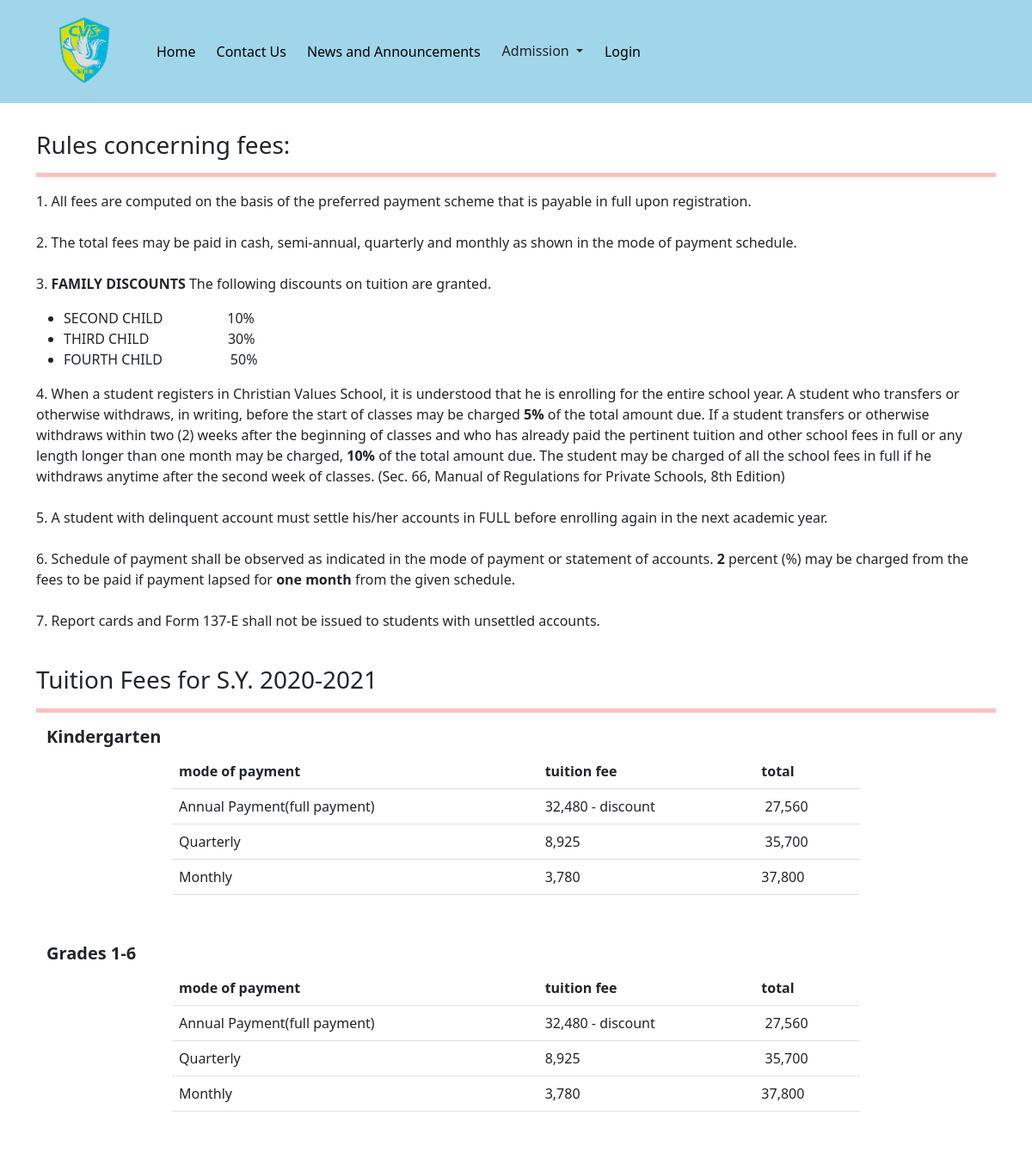
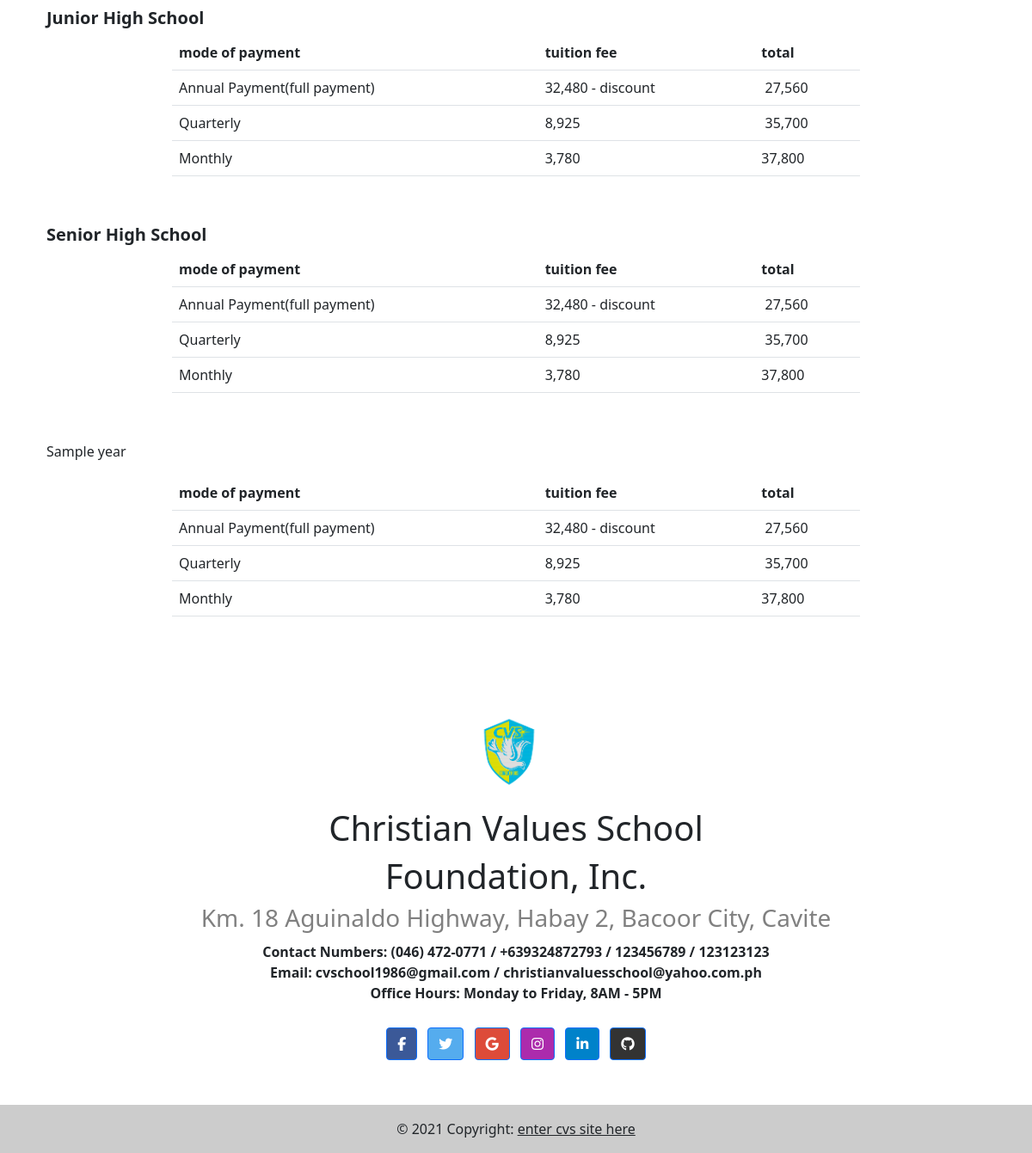
/admission/tuition/, run on the app's committed database (2 pictures, top to bottom).
### cms/models.py (models this page shows, shortened)
class SchoolLogo(models.Model):
    image = models.ImageField(upload_to = UploadToPathAndRename,max_length= 255,)
    class Meta:
        verbose_name_plural = 'School Logo'

class SchoolAddress(models.Model):
    street = models.CharField(max_length= 55)
    town = models.CharField(max_length= 55)
    city = models.CharField(max_length= 55)
    province = models.CharField(max_length= 55)
    class Meta:
        verbose_name_plural = "School Address"

class SchoolContactNumbers(models.Model):
    contact_number = models.CharField(max_length= 15)
    class Meta:
        verbose_name_plural = 'Contact Numbers'

class SchoolEmail(models.Model):
    email = models.EmailField()

class SchoolOfficeHours(models.Model):
    DAY_CHOICES = [
        (1, 'Monday'),
        (2, 'Tuesday'),
        (3, 'Wednesday'),
        (4, 'Thursday'),
        (5, 'Friday'),
        (6, 'Saturday'),
        (7, 'Sunday')
    ]
    HOUR_CHOICES = [
        (1,'6AM'),
        (2,'7AM'),
        (3,'8AM'),
        (4,'9AM'),
        (5,'10AM'),
        (6,'11AM'),
        (7,'12NN'),
        (8,'1PM'),
        (9,'2PM'),
        (10,'3PM'),
        (11,'4PM'),
        (12,'5PM'),
        (13,'6PM'),
        (14,'7PM'),
        (15,'8PM'),
        (16,'9PM'),
    ]
    starting_day = models.PositiveSmallIntegerField(
            choices = DAY_CHOICES,
            default = '1',
        )
    last_day = models.PositiveSmallIntegerField(
            choices = DAY_CHOICES,
            default = '5'
        )
    opening = models.PositiveSmallIntegerField(
            choices = HOUR_CHOICES,
            default = '3',
        )
    closing = models.PositiveSmallIntegerField(
            choices = HOUR_CHOICES,
            default = '12'
        )
    class Meta:
        verbose_name_plural = 'School Office Hours'

### main/models.py (models this page shows, shortened)
class TuitionFees(models.Model):
    rules = RichTextField()
    school_year = models.CharField(max_length=55)
    tuition_content = RichTextField()
    class Meta:
        verbose_name_plural = "Tuition Fees"

### main/views.py (the view)
# urls.py: path('admission/tuition/', main.tuition, name='tuition'),
def tuition(request):
    tuition_fee_objects = TuitionFees.objects.first()
    context = {
        'tuition_fee_objects' : tuition_fee_objects,
    }
    return render(request, 'main/tuition.html', context)

### cms/context_processors.py (called while the page is built)
def add_data_to_base_template(request):
    logo = SchoolLogo.objects.first()
    sitebackground = SiteBackground.objects.first()
    contact_numbers = SchoolContactNumbers.objects.all()
    school_address = SchoolAddress.objects.all()
    school_email = SchoolEmail.objects.all()
    school_office_hours = SchoolOfficeHours.objects.all()
    context = {
        'logo':logo,
        'background': sitebackground,
        'contact_numbers': contact_numbers,
        'school_address': school_address,
        'school_email': school_email,
        'school_office_hours': school_office_hours,
    }
    return context

### templates/main/tuition.html
{% extends 'base.html' %}
{% load static %}
{% block content %}
    <div class="container" style="padding-bottom: 2rem; padding-top: 2rem;">
        <h3>Rules concerning fees:</h3>
        <hr style="height: 5px; background-color: red;">
        {{tuition_fee_objects.rules|safe}}
        <br>
        <h3>Tuition Fees for S.Y. {{tuition_fee_objects.school_year}}</h3>
        <hr style="height: 5px; background-color: red;">
        <div class="container" style="max-width: 100%; overflow-x: scroll;">
            {{tuition_fee_objects.tuition_content|safe}}
        </div>
    </div>
{% endblock content %}

### templates/navbar.html (shortened to what this page needs)
 {% load static %}
<nav class="navbar navbar-expand-lg navbar-light" id="navbar">
      <div class="container">
        <a class="navbar-brand" href="{% url 'index' %}" id="logo-div"><img src="{{logo.image.url}}" alt="no image provided" style="max-width: 7rem; max-height: 7rem;"></a>
        <div class="collapse navbar-collapse" id="navbarNav">
          <ul class="navbar-nav">
            <li class="nav-item">
              <a class="nav-link" aria-current="page" href="{% url 'index' %}">Home</a>
            </li>
            <li class="nav-item">
              <a class="nav-link" aria-current="page" href="{% url 'index' %}#contactUs" id="contactUsButton">Contact Us</a>
            </li>
            <li class="nav-item">
              <a class="nav-link" aria-current="page" href="{% url 'index' %}#news-and-events" id="eventsButton">News and Announcements</a>
            </li>
            <div class="dropdown">
                <button class="btn dropdown-toggle" type="button" id="dropdownMenuButton2" data-bs-toggle="dropdown" aria-expanded="false">
                    Admission
                </button>
            </div>
            <li class="nav-item">
                {% if not user.is_authenticated %}
              <a class="nav-link" aria-current="page" href="{% url 'login' %}">Login</a>
                {% else %}
                <a class="nav-link" aria-current="page" href="{% url 'logout' %}">Logout</a>
                {% endif %}
            </li>
          </ul>
        </div>
      </div>
</nav>

### templates/footer.html (shortened to what this page needs)
<div style="background-color: white; opacity:1;">
<footer class="text-center ">
  <div class="container p-4">
    <section class="mb-4 footer" id="contactUs" >
      <p>
            <a class="navbar-brand" href="{% url 'index' %}" id="logo-div"><img src="{{logo.image.url}}" alt="no image provided" style="max-width: 7rem; max-height: 7rem;"></a>
            <div style="text-align: center; margin: 10px 0 10px;">
                <h1>Christian Values School </h1><h1> Foundation, Inc. </h1>
                {% for address in school_address %}
                <h3 style="color: grey;">{{address.street}}, {{address.town}}, {{address.city}}, {{address.province}}</h3>
                {% endfor %}
            </div>
            <strong>Contact Numbers:
            {% for number in contact_numbers%}
                {% if not forloop.last %}
                {{number.contact_number}} /
                {% endif %}
                {% if forloop.last %}
                {{number.contact_number}}
                {% endif %}
            {% endfor %}
            <br>
            Email:
            {% for email in school_email%}
                {% if not forloop.last %}
                {{email.email}} /
                {% endif %}
                {% if forloop.last %}
                {{email.email}}
                {% endif %}
            {% endfor %}
            <br>
            Office Hours:
            {% for time in school_office_hours%}
                {% if forloop.last %}
                {{time.get_starting_day_display}} to {{time.get_last_day_display}}, {{time.get_opening_display}} - {{time.get_closing_display}}
                {% endif %}
            {% endfor %}
            </strong>
      </p>
    </section>
    <section class="mb-4">
      <a class="btn btn-primary btn-floating m-1" style="background-color: #3b5998" href="https://www.facebook.com/christianvaluesschool.bacoorcavite" role="button"><i class="fab fa-facebook-f"></i></a>
      <a class="btn btn-primary btn-floating m-1" style="background-color: #55acee" href="#!" role="button"><i class="fab fa-twitter"></i></a>
      <a class="btn btn-primary btn-floating m-1" style="background-color: #dd4b39" href="#!" role="button"><i class="fab fa-google"></i></a>
      <a class="btn btn-primary btn-floating m-1" style="background-color: #ac2bac" href="#!" role="button"><i class="fab fa-instagram"></i></a>
      <a class="btn btn-primary btn-floating m-1" style="background-color: #0082ca" href="#!" role="button"><i class="fab fa-linkedin-in"></i></a>
      <a class="btn btn-primary btn-floating m-1" style="background-color: #333333" href="#!" role="button"><i class="fab fa-github"></i></a>
    </section>
  </div>
  <div class="text-center p-3" style="background-color: rgba(0, 0, 0, 0.2)">
    © 2021 Copyright:
    <a class="text-dark" href="#">enter cvs site here</a>
  </div>
</footer>
</div>

### main/static/css/navbar.css (style rules this page uses)
.navbar { background-color: #a1d6ea; }
.navbar .navbar-brand { color: #000000; }
.navbar .navbar-nav .nav-link { color: #000000; border-radius: .25rem; margin: 0 0.25em; }
.navbar .navbar-collapse, .navbar .navbar-form { border-color: #000000; }

### data on the page
SchoolLogo: image (picture)
TuitionFees: rules "1. All fees are computed on the basis of the preferred payment scheme that is payable in full upon registration. 2. The total fees may be paid in cash, semi-annual, quarterly and monthly as shown in the mode of payment schedule. 3. FAMILY DISCOUNTS The following discounts on tuition are granted. SECOND CHILD 10% THIRD CHILD 30% FOURTH CHILD 50% 4. When a student registers in Christian Values School, it is understood that he is enrolling for the entire school year. A student who transfers or otherwise withdraws, in writing, before the start of classes may be charged 5% of the total amount due. If a student transfers or otherwise withdraws within two (2) weeks after the beginning of classes…", school_year "2020-2021", tuition_content "Kindergarten mode of payment tuition fee total Annual Payment(full payment) 32,480 - discount 27,560 Quarterly 8,925 35,700 Monthly 3,780 37,800 Grades 1-6 mode of payment tuition fee total Annual Payment(full payment) 32,480 - discount 27,560 Quarterly 8,925 35,700 Monthly 3,780 37,800 Junior High School mode of payment tuition fee total Annual Payment(full payment) 32,480 - discount 27,560 Quarterly 8,925 35,700 Monthly 3,780 37,800 Senior High School mode of payment tuition fee total Annual Payment(full payment) 32,480 - discount 27,560 Quarterly 8,925 35,700 Monthly 3,780 37,800 Sample year mode of payment tuition fee total Annual Payment(full payment) 32,480 - discount 27,560 Quarterly…"
SchoolAddress: street "Km. 18 Aguinaldo Highway", town "Habay 2", city "Bacoor City", province "Cavite"
SchoolContactNumbers: contact_number "(046) 472-0771"
SchoolContactNumbers: contact_number "+639324872793"
SchoolContactNumbers: contact_number "123456789"
SchoolContactNumbers: contact_number "123123123"
SchoolEmail: email "cvschool1986@gmail.com"
SchoolEmail: email "christianvaluesschool@yahoo.com.ph"
SchoolOfficeHours: starting_day "Monday", last_day "Friday", opening "8AM", closing "5PM"
